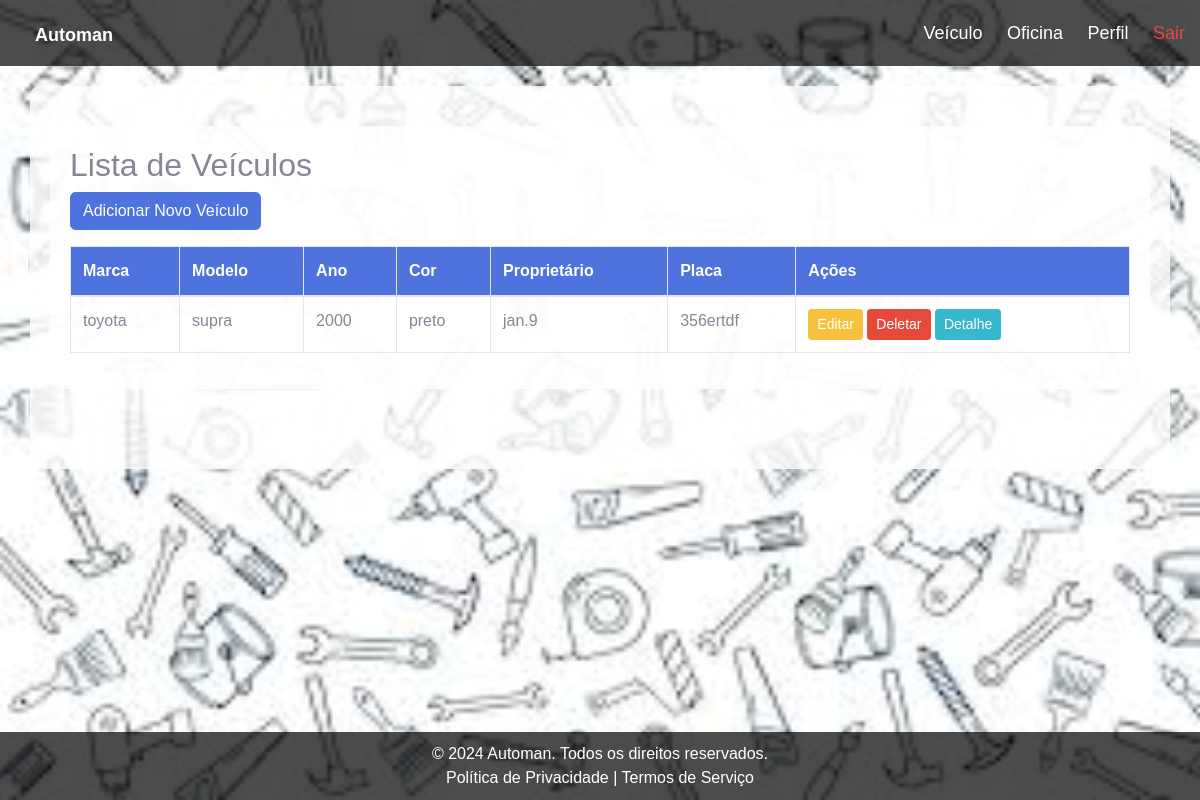
The app's page /veiculo/listar/ (signed in), older data.
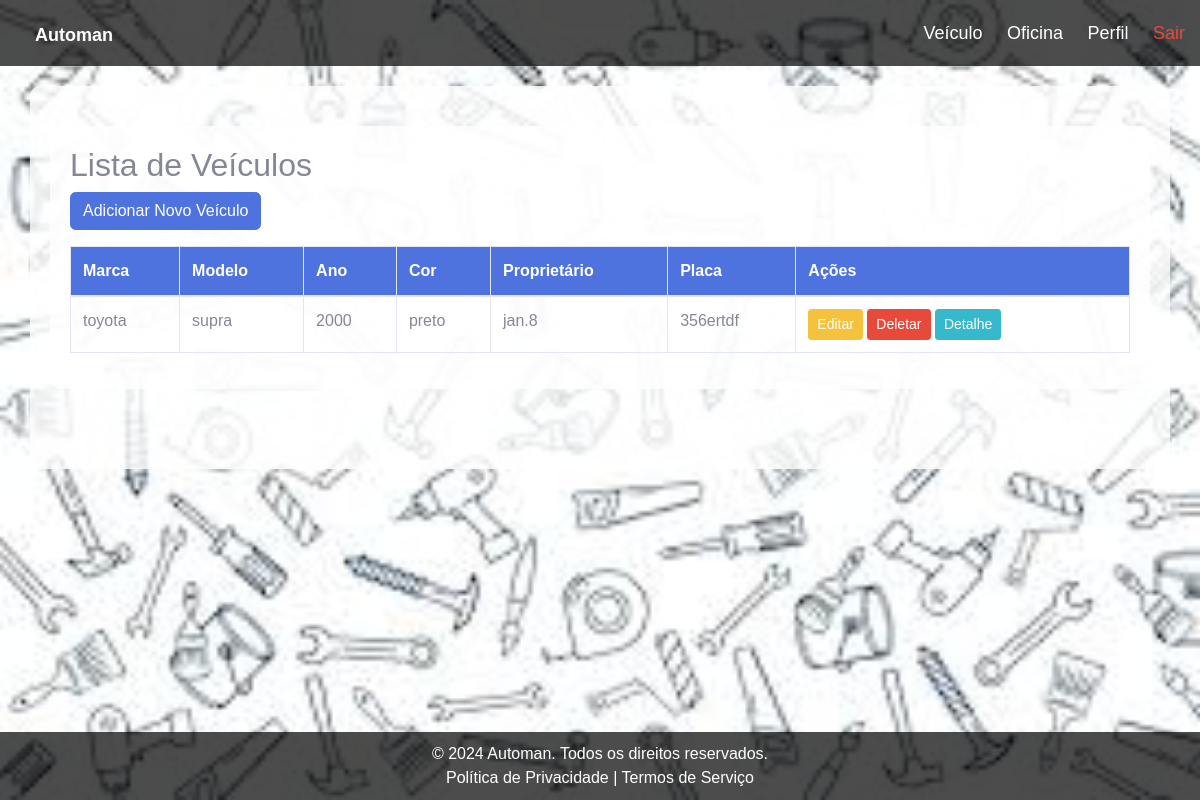
The same page, newer data.
### veiculo/models.py (models this page shows, shortened)
class Veiculo(models.Model):
    modelo = models.CharField(max_length=100)
    marca = models.CharField(max_length=100)
    ano = models.IntegerField()
    placa = models.CharField(max_length=10)
    proprietario = models.ForeignKey(User, on_delete=models.CASCADE)
    cor = models.CharField(max_length=50)

### veiculo/views.py (the view)
# urls.py: path('listar/', views.veiculoListar, name='veiculoListar'),
@login_required
def veiculoListar(request):
    veiculos = Veiculo.objects.all()
    return render(request, 'veiculo/veiculoListar.html', {'veiculos': veiculos})

### templates/veiculo/veiculoListar.html (shortened to what this page needs)
{% extends 'base.html' %}
{% block content %}
<div class="container">
    <h2>Lista de Veículos</h2>
    <a href="{% url 'veiculoAdd' %}" class="btn btn-primary mb-3">Adicionar Novo Veículo</a>
    <div class="table-responsive">
        <table class="table table-bordered table-hover">
            <thead class="bg-primary text-white">
            <tr>
                <th>Marca</th>
                <th>Modelo</th>
                <th>Ano</th>
                <th>Cor</th>
                <th>Proprietário</th>
                <th>Placa</th>
                <th>Ações</th>
            </tr>
        </thead>
        <tbody>
            {% for veiculo in veiculos %}
            <tr>
                <td>{{ veiculo.marca }}</td>
                <td>{{ veiculo.modelo }}</td>
                <td>{{ veiculo.ano }}</td>
                <td>{{ veiculo.cor }}</td>
                <td>{{ veiculo.proprietario }}</td>
                <td>{{ veiculo.placa }}</td>
                <td>
                    <a href="{% url 'veiculoEditar' veiculo.id %}" class="btn btn-warning btn-sm">Editar</a>
                    <a href="{% url 'veiculoDeletar' veiculo.id %}" class="btn btn-danger btn-sm">Deletar</a>
                    <a href="{% url 'veiculoDetalhe' veiculo.id %}" class="btn btn-info btn-sm">Detalhe</a>
                </td>
            </tr>
            {% empty %}
            <tr>
                <td colspan="7">Nenhum veículo cadastrado.</td>
            </tr>
            {% endfor %}
        </tbody>
    </table>
</div>
{% endblock %}

Row changes from the older to the newer data that the page shows:
changed Veiculo "toyota": proprietario "jan.9" → "jan.8"
